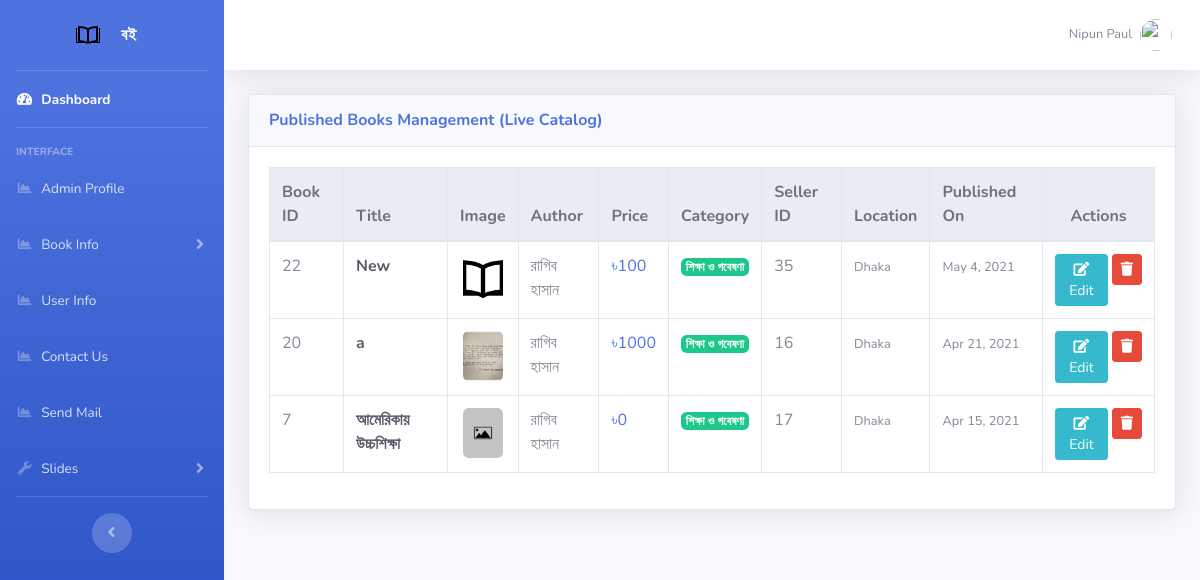
Page /admin/bookinfopub.php (signed in) on the committed database.
### tables this page shows
CREATE TABLE `books` (
  `book_id` int(11) NOT NULL,
  `name` text NOT NULL,
  `image` text DEFAULT NULL,
  `owner_id` text NOT NULL,
  `price` int(11) NOT NULL,
  `author` text NOT NULL,
  `category` text NOT NULL,
  `present_condition` text NOT NULL,
  `location` text NOT NULL,
  `status` int(11) NOT NULL,
  `created_date` datetime NOT NULL,
  `updated_date` datetime NOT NULL
);

### admin/bookinfopub.php (the view, shortened to what this page needs)
<?php
include "includes/header.php";
include "includes/navbar.php";
include "../includes/config/dbconfig.php";
?>
<div class="container-fluid">
    <div class="card shadow mb-4">
        <div class="card-header py-3 d-flex justify-content-between align-items-center">
            <h6 class="m-0 font-weight-bold text-primary">Published Books Management (Live Catalog)</h6>
        </div>
        <div class="card-body">
            <div class="table-responsive">
                <table class="table table-bordered table-hover" id="dataTable" width="100%" cellspacing="0">
                    <thead class="thead-light">
                        <tr>
                            <th>Book ID</th>
                            <th>Title</th>
                            <th>Image</th>
                            <th>Author</th>
                            <th>Price</th>
                            <th>Category</th>
                            <th>Seller ID</th>
                            <th>Location</th>
                            <th>Published On</th>
                            <th class="text-center">Actions</th>
                        </tr>
                    </thead>
                    <tbody>
                        <?php
                        $query = "SELECT * FROM books WHERE status = '1' ORDER BY updated_date DESC";
                        $query_run = mysqli_query($connection, $query);
                        if (mysqli_num_rows($query_run) > 0) {
                            while ($row = mysqli_fetch_assoc($query_run)) { ?>
                                <tr>
                                    <td><?php echo htmlspecialchars($row["book_id"]); ?></td>
                                    <td><strong class="text-dark"><?php echo htmlspecialchars($row["name"]); ?></strong></td>
                                    <td class="text-center">
                                        <img src="<?php echo htmlspecialchars($row["image"]); ?>" class="rounded" height="50px" width="40px" style="object-fit: cover;">
                                    </td>
                                    <td><?php echo htmlspecialchars($row["author"]); ?></td>
                                    <td><span class="text-primary fw-bold">৳<?php echo htmlspecialchars($row["price"]); ?></span></td>
                                    <td><span class="badge badge-success"><?php echo htmlspecialchars($row["category"]); ?></span></td>
                                    <td><?php echo htmlspecialchars($row["owner_id"]); ?></td>
                                    <td><small><?php echo htmlspecialchars($row["location"]); ?></small></td>
                                    <td><small><?php echo date("M j, Y", strtotime($row["updated_date"])); ?></small></td>
                                    <td class="text-center">
                                        <div class="d-flex justify-content-center gap-1">
                                            <form action="book_edit.php" method="post" class="mr-1">
                                                <button type="submit" name="edit_btn_book" class="btn btn-sm btn-info" title="Edit Book">
                                                    <i class="fas fa-edit"></i> Edit
                                                </button>
                                            </form>
                                            <form action="bookinfopub.php" method="POST" onsubmit="return confirm('Are you sure you want to delete this book?');">
                                                <button type="submit" name="delete" class="btn btn-sm btn-danger" title="Delete">
                                                    <i class="fas fa-trash"></i>
                                                </button>
                                            </form>
                                        </div>
                                    </td>
                                </tr>
                        <?php }
                        } else {
                            echo "<tr><td colspan='10' class='text-center py-4'>No published books found.</td></tr>";
                        } ?>
                    </tbody>
                </table>
            </div>
        </div>
    </div>
</div>
<?php
include "includes/footer.php";
?>

### rows in the picture
books: book_id "22", name "New", image (picture), author "রাগিব হাসান", price "100", category "শিক্ষা ও গবেষণা", owner "35", location "Dhaka", updated_date "May 4, 2021"
books: book_id "20", name "a", image (picture), author "রাগিব হাসান", price "1000", category "শিক্ষা ও গবেষণা", owner "16", location "Dhaka", updated_date "Apr 21, 2021"
books: book_id "7", name "আমেরিকায় উচ্চশিক্ষা", image (placeholder picture), author "রাগিব হাসান", price "0", category "শিক্ষা ও গবেষণা", owner "17", location "Dhaka", updated_date "Apr 15, 2021"

### other values in the picture
$_SESSION['admin_name'] "Nipun Paul"
